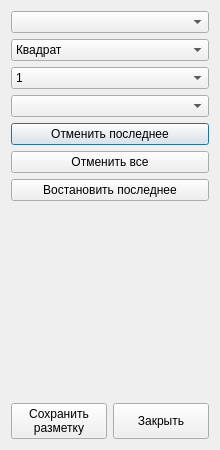
<?xml version="1.0" encoding="UTF-8"?>
<ui version="4.0">
 <class>MarkerWindow</class>
 <widget class="QDialog" name="MarkerWindow">
  <property name="geometry">
   <rect>
    <x>0</x>
    <y>0</y>
    <width>220</width>
    <height>450</height>
   </rect>
  </property>
  <property name="minimumSize">
   <size>
    <width>220</width>
    <height>450</height>
   </size>
  </property>
  <property name="maximumSize">
   <size>
    <width>300</width>
    <height>2000</height>
   </size>
  </property>
  <property name="windowTitle">
   <string>Разметка</string>
  </property>
  <layout class="QGridLayout" name="gridLayout">
   <item row="0" column="0">
    <widget class="QComboBox" name="comboBox_4"/>
   </item>
   <item row="1" column="0">
    <widget class="QComboBox" name="comboBox">
     <item>
      <property name="text">
       <string>Квадрат</string>
      </property>
     </item>
     <item>
      <property name="text">
       <string>Треугольник</string>
      </property>
     </item>
     <item>
      <property name="text">
       <string>Ромб</string>
      </property>
     </item>
    </widget>
   </item>
   <item row="2" column="0">
    <widget class="QComboBox" name="comboBox_2">
     <item>
      <property name="text">
       <string>1</string>
      </property>
     </item>
     <item>
      <property name="text">
       <string>2</string>
      </property>
     </item>
     <item>
      <property name="text">
       <string>3</string>
      </property>
     </item>
     <item>
      <property name="text">
       <string>4</string>
      </property>
     </item>
     <item>
      <property name="text">
       <string>5</string>
      </property>
     </item>
     <item>
      <property name="text">
       <string>6</string>
      </property>
     </item>
     <item>
      <property name="text">
       <string>7</string>
      </property>
     </item>
     <item>
      <property name="text">
       <string>8</string>
      </property>
     </item>
    </widget>
   </item>
   <item row="3" column="0">
    <widget class="QComboBox" name="comboBox_3"/>
   </item>
   <item row="4" column="0">
    <widget class="QPushButton" name="pushButton">
     <property name="text">
      <string>Отменить последнее</string>
     </property>
    </widget>
   </item>
   <item row="5" column="0">
    <widget class="QPushButton" name="pushButton_2">
     <property name="text">
      <string>Отменить все</string>
     </property>
    </widget>
   </item>
   <item row="6" column="0">
    <widget class="QPushButton" name="pushButton_3">
     <property name="text">
      <string>Востановить последнее</string>
     </property>
    </widget>
   </item>
   <item row="7" column="0">
    <spacer name="verticalSpacer">
     <property name="orientation">
      <enum>Qt::Vertical</enum>
     </property>
     <property name="sizeHint" stdset="0">
      <size>
       <width>20</width>
       <height>207</height>
      </size>
     </property>
    </spacer>
   </item>
   <item row="8" column="0">
    <layout class="QHBoxLayout" name="horizontalLayout">
     <item>
      <widget class="QPushButton" name="pushButton_4">
       <property name="text">
        <string>Сохранить 
разметку</string>
       </property>
      </widget>
     </item>
     <item>
      <widget class="QPushButton" name="pushButton_5">
       <property name="sizePolicy">
        <sizepolicy hsizetype="Minimum" vsizetype="Preferred">
         <horstretch>0</horstretch>
         <verstretch>0</verstretch>
        </sizepolicy>
       </property>
       <property name="text">
        <string>Закрыть</string>
       </property>
      </widget>
     </item>
    </layout>
   </item>
  </layout>
 </widget>
 <resources/>
 <connections/>
</ui>
